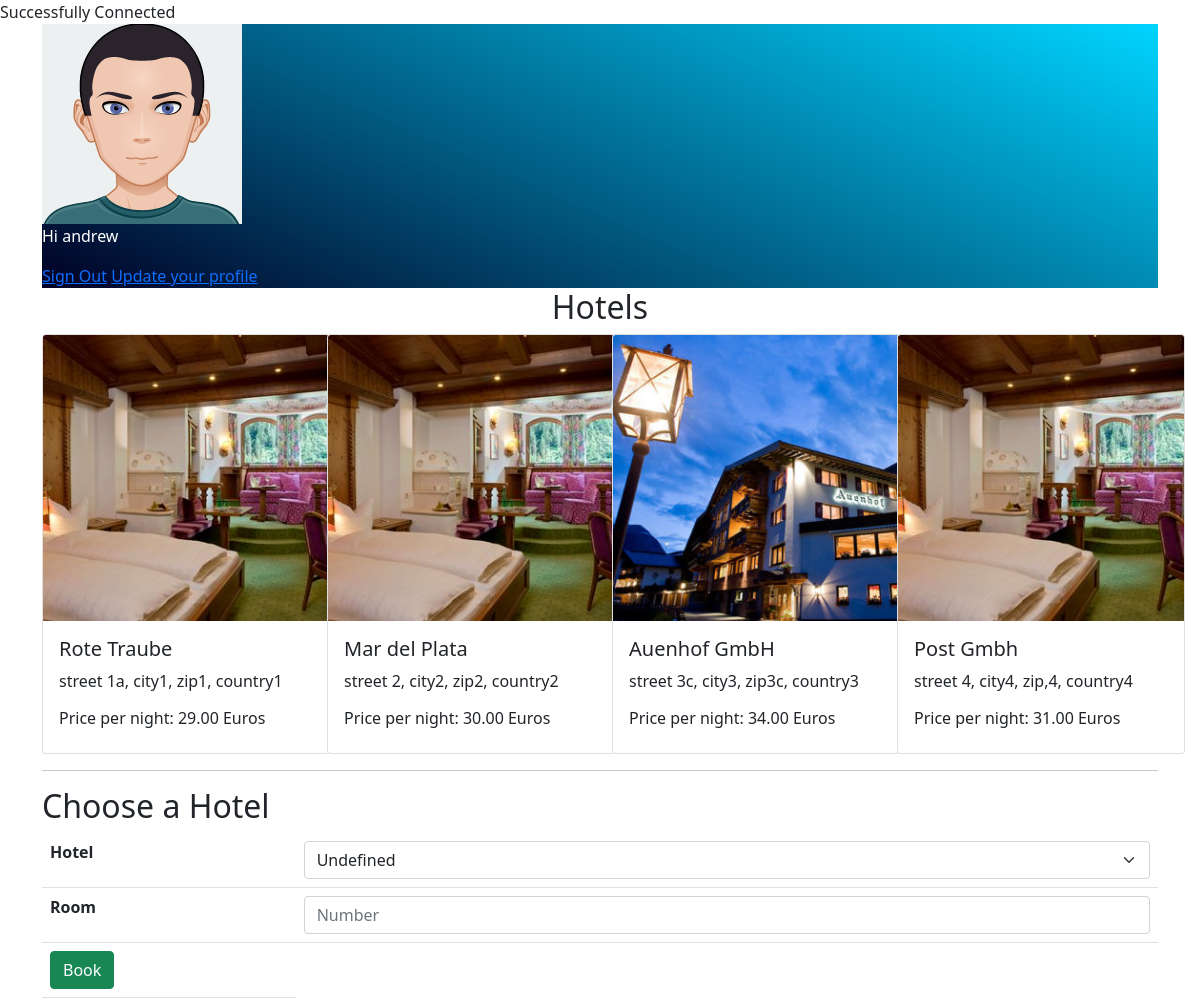
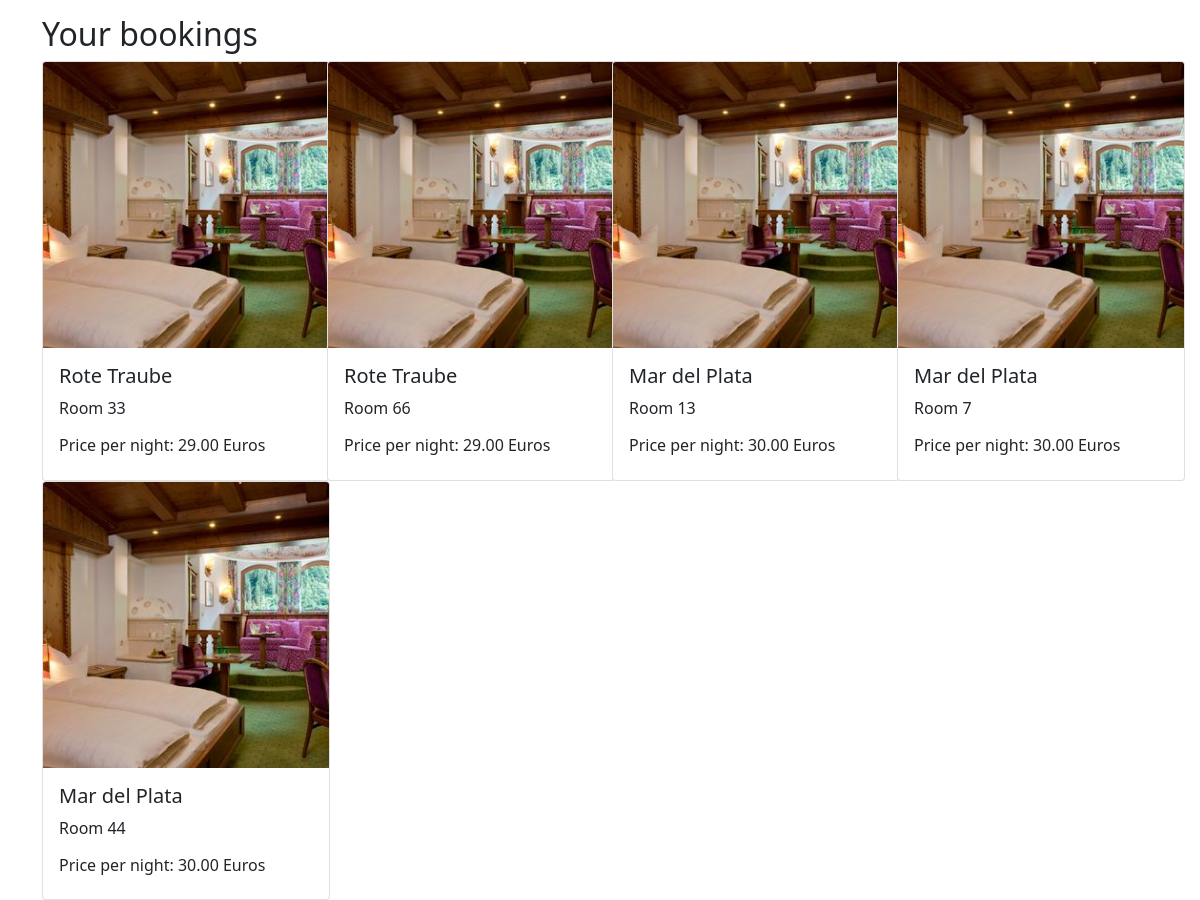
Page /hotel_booking_2/user/home.php (signed in) on the committed database (2 pictures, top to bottom).
### tables this page shows
CREATE TABLE `user` (
  `u_id` int(5) NOT NULL,
  `f_name` varchar(255) NOT NULL,
  `s_name` varchar(255) NOT NULL,
  `password` varchar(255) NOT NULL,
  `date_of_birth` date NOT NULL,
  `email` varchar(255) NOT NULL,
  `u_picture` varchar(255) DEFAULT NULL,
  `status` varchar(4) NOT NULL DEFAULT 'user'
);

CREATE TABLE `hotels` (
  `hotel_id` int(5) NOT NULL,
  `hotel_name` varchar(255) NOT NULL,
  `address` varchar(255) NOT NULL,
  `price` decimal(13,2) NOT NULL,
  `picture` varchar(255) DEFAULT NULL,
  `roomnumb` int(3) NOT NULL
);

CREATE TABLE `bookings` (
  `book_id` int(5) NOT NULL,
  `fk_hotel_id` int(5) NOT NULL,
  `fk_u_id` int(5) NOT NULL,
  `room` int(3) NOT NULL
);

### hotel_booking_2/user/home.php (the view, shortened to what this page needs)
<?php
require_once '../components/db_connect.php';
$id = $_SESSION['user'];
$res = mysqli_query($connect, "SELECT * FROM user WHERE u_id=" . $_SESSION['user']);
$row = mysqli_fetch_array($res, MYSQLI_ASSOC);
$sql_hotels = "SELECT * FROM hotels";
$res_hotels = mysqli_query($connect, $sql_hotels);
$hotel_body = '';
if ($res_hotels->num_rows > 0) {
    while ($row2 = $res_hotels->fetch_array(MYSQLI_ASSOC)) {
        $hotel_body .= "<div class='col-12 colmd-6 col-lg-3'>
        <div class='card' style='width: 18rem;'>
            <img src='../pictures/" . $row2['picture'] . "' class='card-img-top' alt='Error'>
            <div class='card-body'>
                <h5 class='card-title'>" . $row2['hotel_name'] . "</h5>
                <p class='card-text'>" . $row2['address'] . "</p>
                <h6>Price per night: " . $row2['price'] . " Euros</h6>
            </div>
        </div>
    </div>";
    }
}
$sql6 = "SELECT * FROM bookings JOIN hotels ON bookings.fk_hotel_id=hotels.hotel_id WHERE fk_u_id=$id;";
$booking_bd = '';
$res6 = mysqli_query($connect, $sql6);
if ($res6->num_rows > 0) {
    while ($row6 = $res6->fetch_array(MYSQLI_ASSOC)) {
        $booking_bd .= "<div class='col-12 colmd-6 col-lg-3'>
         <div class='card' style='width: 18rem;'>
             <img src='../pictures/" . $row6['picture'] . "' class='card-img-top' alt='Error'>
             <div class='card-body'>
                 <h5 class='card-title'>" . $row6['hotel_name'] . "</h5>
                 <p class='card-text'> Room " . $row6['room'] . "</p>
                 <h6>Price per night: " . $row6['price'] . " Euros</h6>
             </div>
         </div>
     </div>";
    }
}
?>
<!DOCTYPE html>
<html lang="en">
<head>
    <?php require_once '../components/boot-css.php' ?>
</head>
<body>
    <div class="container">
        <div class="hero">
            <img class="userImage" src="../pictures/<?php echo $row['u_picture']; ?>" alt="<?php echo $row['f_name']; ?>">
            <p class="text-white">Hi <?php echo $row['f_name']; ?></p>
            <a href="logout.php?logout">Sign Out</a>
            <a href="update.php?id=<?php echo $_SESSION['user'] ?>">Update your profile</a>
        </div>
        <h2 class="text-center">Hotels</h2>
        <div class="row"><?= $hotel_body ?></div>
        <hr>
        <legend class='h2'>Choose a Hotel</legend>
        <form action="home.php" method="post" enctype="multipart/form-data">
            <table class='table'>
                <tr>
                    <th>Hotel</th>
                    <td>
                        <select class="form-select" name="hotels" aria-label="Default select example">
                            <option selected value='none'>Undefined</option>
                        </select>
                    </td>
                </tr>
                <tr>
                    <th>Room</th>
                    <td><input class='form-control' type="number" name="room" placeholder="Number" step="any" /></td>
                </tr>
                <tr>
                    <td><button class='btn btn-success' type="submit">Book</button></td>
                </tr>
            </table>
        </form>
        <div class="row">
            <h2>Your bookings</h2>
            <?= $booking_bd ?>
        </div>
    </div>
</body>
</html>

### hotel_booking_2/components/boot-css.php (shortened to what this page needs)
<link href="https://cdn.jsdelivr.net/npm/bootstrap@5.1.3/dist/css/bootstrap.min.css" rel="stylesheet">

### hotel_booking_2/user/home.php (style rules this page uses)
.userImage { width: 200px; height: 200px; }
.hero { background: rgb(2, 0, 36); background: linear-gradient(24deg, rgba(2, 0, 36, 1) 0%, rgba(0, 212, 255, 1) 100%); }

### rows in the picture
user: u_picture (placeholder picture), f_name "andrew"
hotels: picture (placeholder picture), hotel_name "Rote Traube", address "street 1a, city1, zip1, country1", price "29.00"
hotels: picture (placeholder picture), hotel_name "Mar del Plata", address "street 2, city2, zip2, country2", price "30.00"
hotels: picture (picture), hotel_name "Auenhof GmbH", address "street 3c, city3, zip3c, country3", price "34.00"
hotels: picture (placeholder picture), hotel_name "Post Gmbh", address "street 4, city4, zip,4, country4", price "31.00"
bookings: fk_hotel.picture (placeholder picture), fk_hotel.hotel_name "Rote Traube", room "33", fk_hotel.price "29.00"
bookings: fk_hotel.picture (placeholder picture), fk_hotel.hotel_name "Rote Traube", room "66", fk_hotel.price "29.00"
bookings: fk_hotel.picture (placeholder picture), fk_hotel.hotel_name "Mar del Plata", room "13", fk_hotel.price "30.00"
bookings: fk_hotel.picture (placeholder picture), fk_hotel.hotel_name "Mar del Plata", room "7", fk_hotel.price "30.00"
bookings: fk_hotel.picture (placeholder picture), fk_hotel.hotel_name "Mar del Plata", room "44", fk_hotel.price "30.00"
